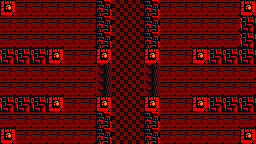

Rendered tile map (Tiled .tmx) drawn with the repository's tilesets; below, a short description and the full map source, tile grids included:
An orthogonal 16x9 tile map with 16x16 px tiles, 1 tile layer (Tile Layer 1).

<map version="1.10" tiledversion="1.11.2" orientation="orthogonal" renderorder="right-down" width="16" height="9" tilewidth="16" tileheight="16" infinite="0" nextlayerid="2" nextobjectid="1">
 <tileset firstgid="1" source="tileset.tsx" />
 <layer id="1" name="Tile Layer 1" width="16" height="9">
  <data encoding="csv">
1,20,20,20,20,20,11,18,18,11,20,20,20,20,20,1,
20,20,20,20,20,20,11,18,18,11,20,20,20,20,20,10,
20,20,20,20,20,20,11,18,18,11,20,20,20,20,20,10,
10,10,10,1,20,20,1,18,18,1,20,20,1,10,10,10,
20,20,20,20,20,20,14,18,18,14,20,20,20,20,20,20,
20,20,20,20,20,20,14,18,18,14,20,20,20,20,20,20,
10,10,10,1,20,20,1,18,18,1,20,20,1,10,10,10,
20,20,20,20,20,20,11,18,18,11,20,20,20,20,20,20,
1,20,20,20,20,20,11,18,18,11,20,20,20,20,20,1
</data>
 </layer>
</map>
